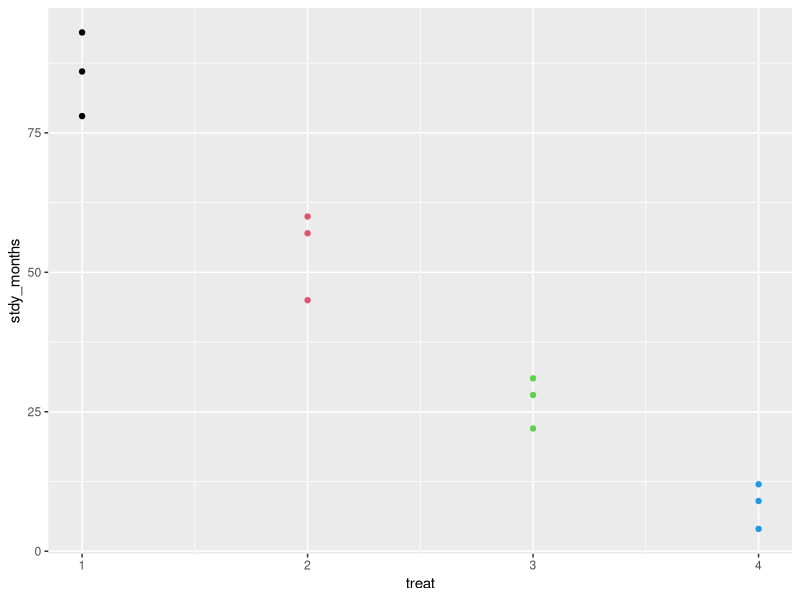
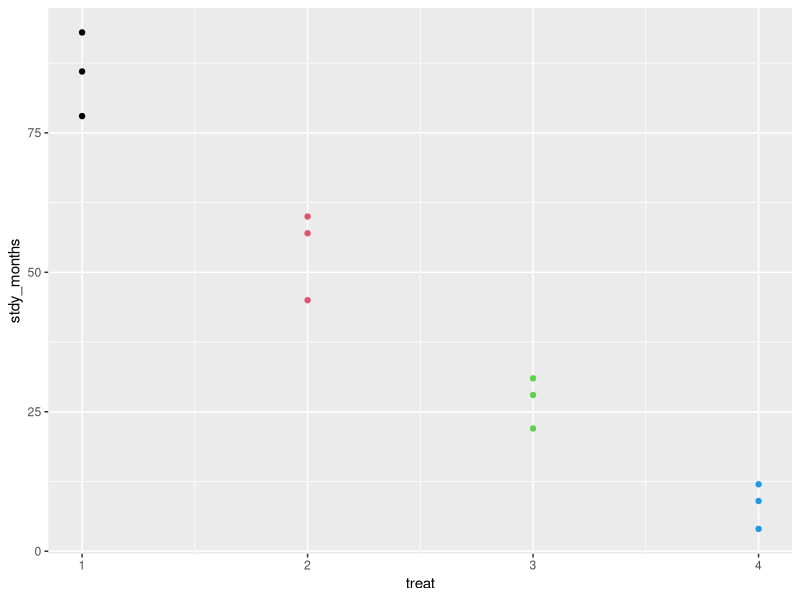
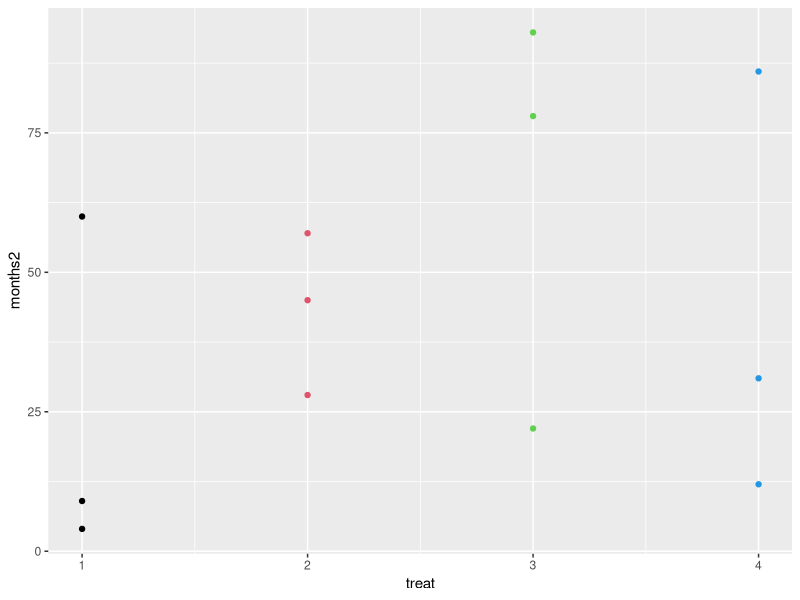
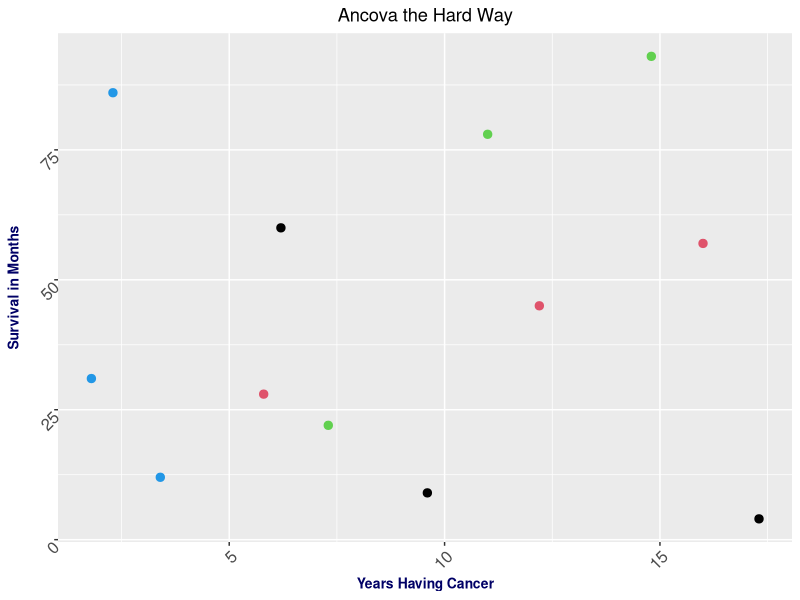

R code for these plots, in order:
## ---- chunk 1
library(ggplot2)

stdy_months <- c(78,93,86,57,45,60,28,31,22,9,12,4)
treat <- gl(4,3)
lm.model <- lm(stdy_months~treat)
anova(lm.model)

stdy_df <- data.frame(cbind(stdy_months, treat))

stdyplt <- ggplot(stdy_df, aes(x=treat, y=stdy_months))+
    geom_point(color=treat)

stdyplt

stdy_months_Ordered <- sort(stdy_months)  
# Putz professor didn't give the right data!
str(stdy_months_Ordered)

stdyplt2 <- ggplot(stdy_df, aes(x=treat, y=stdy_months))+
  geom_point(color=treat)
  
print(stdyplt2)
## ---- chunk 2
# She added the years variable, and randomized placement in groups by years
# having cancer because derp, stage of cancer highest predictor irrespective 
# of type of treatment.

library(ggplot2)
# Center Plot Titles from now on...
theme_update(plot.title = element_text(hjust = 0.5))

set.seed(1234)
months2 <- c(sample(c(78,93,86,57,45,60,28,31,22,9,12,4),12,replace=F))
treat <- gl(4,3)

# She thinks number of years having cancer is equivalent to stage of cancer, derp.
years2 <- c(sample(c(2.3,3.4,1.8,6.2,7.3,9.6,11,12.2,14.8,17.3,16,5.8),12,replace=F)) 

lm2.model <- lm(months2~treat)
anova(lm2.model)

stdy_df <- data.frame(cbind(months2, treat))

stdyplt <- ggplot(stdy_df, aes(x=treat, y=months2))+
    geom_point(color=treat)

stdyplt

stdy_df2 <- data.frame(cbind(months2, years2))

stdyplt2 <- ggplot(stdy_df2, aes(x=years2, y=months2))+
  ggtitle("Ancova the Hard Way")+
  xlab("Years Having Cancer")+
  ylab("Survival in Months")+
  theme(
    #theme_update(plot.title = element_text(hjust = 0.5)),
    axis.title.x = element_text(color="#000066", face="bold", size=10),
    axis.title.y = element_text(color="#000066", face="bold", size=10),
    #plot.title = element_text(color="#000066", face="bold", size=20),
    axis.text.x = element_text(angle = 45, vjust = 1, size = 12, hjust = 1),
    axis.text.y = element_text(angle = 45, vjust = 1, size = 12, hjust = 1))+
    geom_point(color=treat, size = 2.5)
stdyplt2


